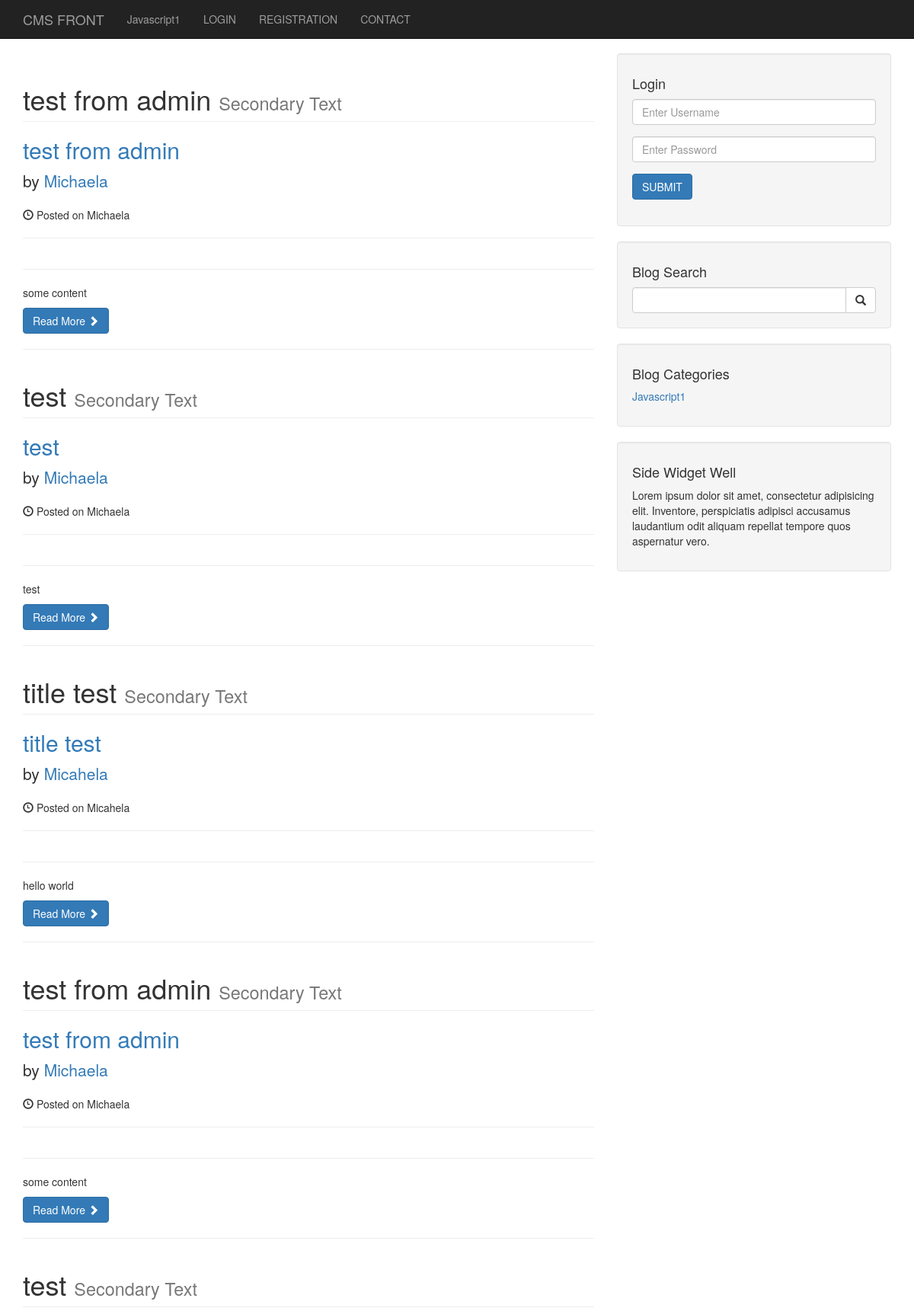
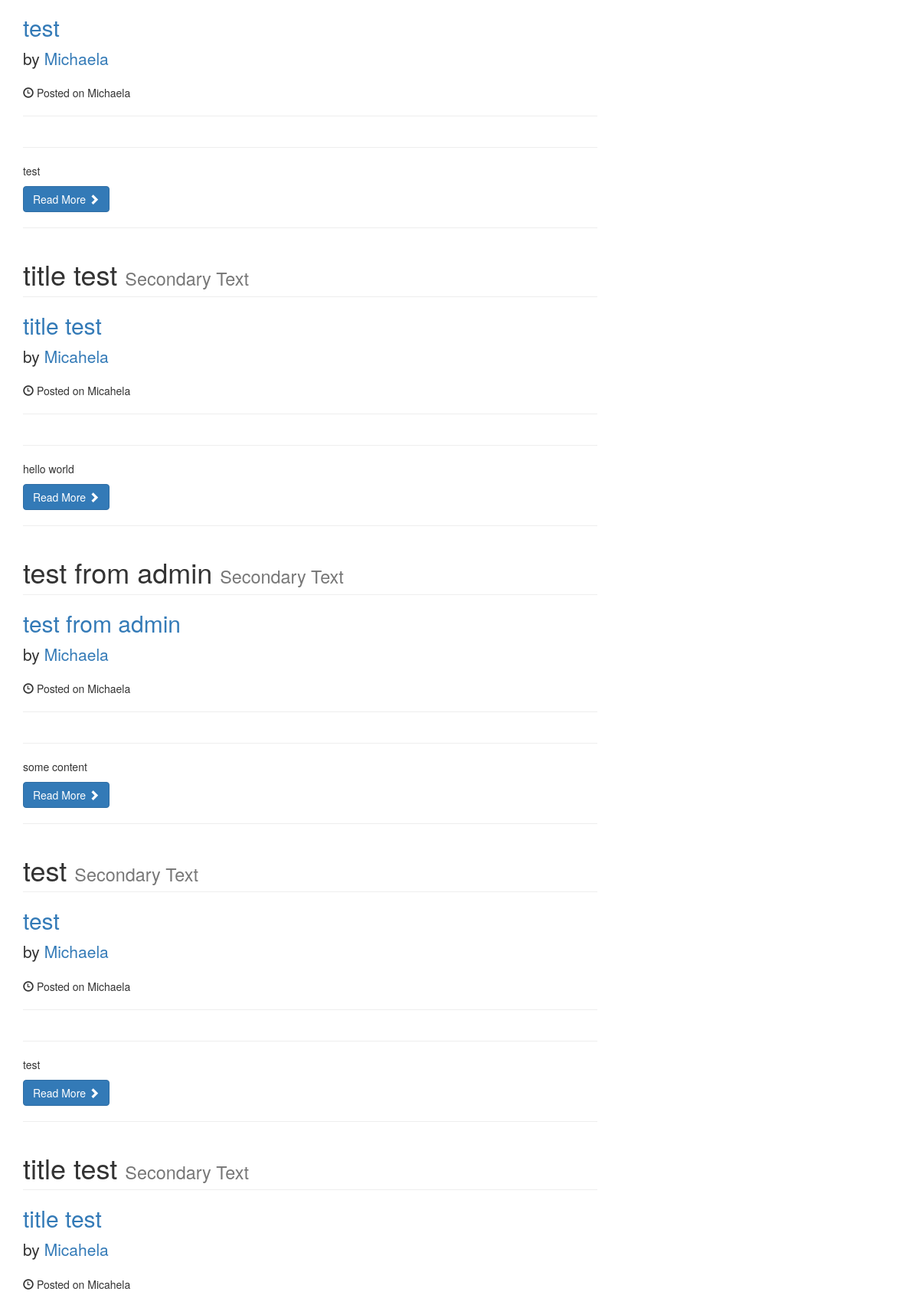
/cms/category.php?category=1 (upper part), run on the app's committed database (2 pictures, top to bottom).
### tables this page shows
CREATE TABLE `categories` (
  `cat_id` int(3) NOT NULL,
  `cat_title` varchar(255) NOT NULL
);

CREATE TABLE `posts` (
  `post_id` int(3) NOT NULL,
  `post_catagory_id` int(3) NOT NULL,
  `post_title` varchar(255) NOT NULL,
  `post_author` varchar(255) NOT NULL,
  `post_user` varchar(255) NOT NULL,
  `post_date` date NOT NULL,
  `post_image` text NOT NULL,
  `post_content` text NOT NULL,
  `post_tags` varchar(255) NOT NULL,
  `post_status` varchar(255) NOT NULL,
  `post_comment_count` int(3) NOT NULL,
  `post_views_count` int(3) NOT NULL
);

### cms/includes/functions.php (called while the page is built, shortened)
<?php
     function isLoggedIn(){
        return false;
     }
    ?>

### cms/category.php (the view, shortened to what this page needs)
<?php include 'includes/header.php' ?>
<?php include 'includes/navigation.php' ?>
<div class="container">
    <div class="row">
        <div class="col-md-8">
            <?php
            include 'includes/db.php';
            if(isset($_GET['category'])){
                $post_category_id = $_GET['category'];
            }
            $query_post = "SELECT * FROM posts WHERE post_catagory_id = $post_category_id ";
            $posts = mysqli_query($connection, $query_post);
            while ($title = mysqli_fetch_assoc($posts)) {
                $post_id =  $title['post_id'];
                $post_title =  $title['post_title'];
                $post_author =  $title['post_author'];
                $post_content =  $title['post_content'];
            ?>
                <h1 class="page-header">
                    <?php echo  $post_title ?>
                    <small>Secondary Text</small>
                </h1>
                <h2>
                    <a href="post.php?p_id=<?php echo  $post_id ?>"> <?php echo  $post_title ?></a>
                </h2>
                <p class="lead">
                    by <a href="index.php"><?php echo   $post_author ?></a>
                </p>
                <p><span class="glyphicon glyphicon-time"></span> Posted on <?php echo   $post_author ?></p>
                <hr>
                <hr>
                <p><?php echo   $post_content ?></p>
                <a class="btn btn-primary" href="#">Read More <span class="glyphicon glyphicon-chevron-right"></span></a>
                <hr>
            <?php
            }
            ?>
        </div>
        <?php include "includes/sidebar.php" ?>
    </div>
    <?php include "includes/footer.php" ?>

### cms/includes/navigation.php (shortened to what this page needs)
<nav class="navbar navbar-inverse navbar-fixed-top" role="navigation">
        <div class="container">
            <div class="navbar-header">
                <a class="navbar-brand" href="./index">CMS FRONT</a>
            </div>
            <div class="collapse navbar-collapse" id="bs-example-navbar-collapse-1">
                <ul class="nav navbar-nav">
                <?php
                include 'db.php';
                $query = "SELECT * FROM categories";
                $select_all_categories_query = mysqli_query($connection, $query);
                while($row = mysqli_fetch_row($select_all_categories_query)) {
                    $cat_title = $row[1];
                    $category_class = '';
                    $registration_class ='';
                 ?>
                    <li class="<?php  echo $category_class; ?>">
                        <a href="#"><?php  echo $cat_title; ?></a>
                    </li>
                    <?php  } ?>
                    <?php if(isLoggedIn()): ?>
                    <li>
                        <a href="admin">ADMIN</a>
                    </li>
                    <li>
                        <a href="includes/logout.php">Log out</a>
                    </li>
                    <?php else: ?>
                        <li>
                            <a href="login">LOGIN</a>
                        </li>
                         <li  class="<?php  echo  $registration_class; ?>">
                            <a href="registration">REGISTRATION</a>
                        </li>
                    <?php endif; ?>
                    <li>
                        <a href="contact">CONTACT</a>
                    </li>
                </ul>
            </div>
        </div>
    </nav>

### cms/includes/sidebar.php (shortened to what this page needs)
<div class="col-md-4">
    <div class="well">
    <?php
        if(isset($_SESSION['username'])){
            $username = $_SESSION['username'];
            echo "<h4>Login as  {$username} </h4>";
            echo '<a href="includes/logout.php" class="btn btn-primary">LOGOUT</a>';
        }
        else{
    ?>
        <h4>Login</h4>
        <form action="includes/login.php" method="post">
            <div class="form-group">
                <input type="text" name="username" placeholder="Enter Username" class="form-control">
            </div>
            <div class="form-group">
                <input type="password" name="password" placeholder="Enter Password" class="form-control">
            </div>
            <div class="form-group">
                <button class="btn btn-primary" name="login" type="submit">SUBMIT</button>
            </div>
        </form>
        <?php } ?>
    </div>
    <div class="well">
        <h4>Blog Search</h4>
        <form action="search.php" method="post">
            <div class="input-group">
                <input name="search" type="search" class="form-control">
                <span class="input-group-btn">
                    <button name="submit" class="btn btn-default" type="submit">
                        <span class="glyphicon glyphicon-search"></span>
                    </button>
                </span>
            </div>
        </form>
    </div>
    <div class="well">
        <h4>Blog Categories</h4>
        <div class="row">
            <div class="col-lg-12">
                <ul class="list-unstyled">
                    <?php
                    include 'db.php';
                    $query = "SELECT * FROM categories";
                    $select_all_categories_sidebar = mysqli_query($connection, $query);
                    while ($row = mysqli_fetch_row($select_all_categories_sidebar)) {
                        $cat_title = $row[1];
                        $cat_id = $row[0];
                    ?>
                        <li>
                            <a href="category.php?category=<?php echo $cat_id;?>"><?php echo $cat_title; ?></a>
                        </li>
                    <?php  } ?>
                </ul>
            </div>
        </div>
    </div>
    <?php include 'includes/widget.php'?>
</div>

### cms/css/blog-home.css (style rules this page uses)
body { padding-top: 70px; }

### data on the page
categories: cat_title "Javascript1"
posts: post_title "test from admin", post_author "Michaela", post_content "some content"
posts: post_title "test", post_author "Michaela", post_content "test"
posts: post_title "title test", post_author "Micahela", post_content "hello world"
posts: post_title "test from admin", post_author "Michaela", post_content "some content"
posts: post_title "test", post_author "Michaela", post_content "test"
posts: post_title "title test", post_author "Micahela", post_content "hello world"
posts: post_title "test from admin", post_author "Michaela", post_content "some content"
posts: post_title "test", post_author "Michaela", post_content "test"
posts: post_title "title test", post_author "Micahela"
